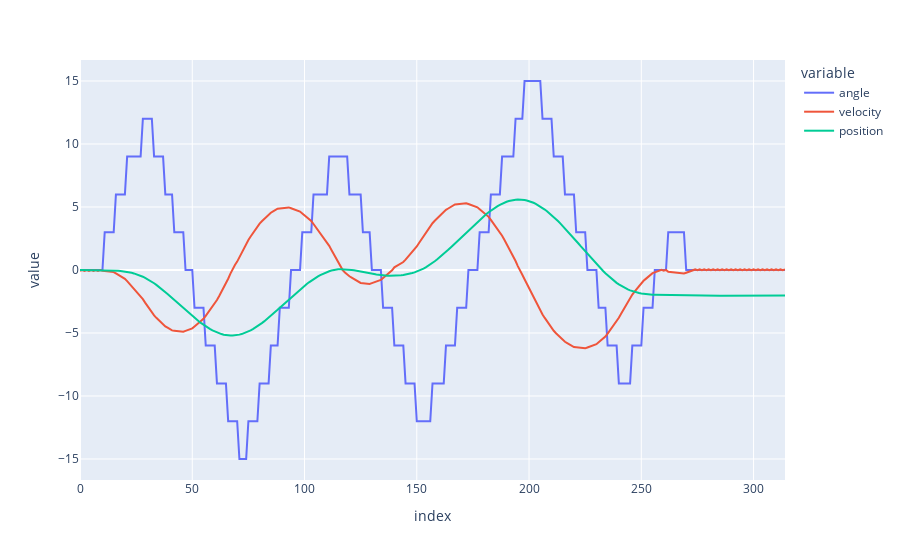

The cell this chart's notebook holds for it:
### Code cell
fig = px.line(df[:-10])
fig.show()

### Figure 1 — Plotly figure (JSON) as saved in the notebook; plotly's stock layout.template omitted (floating-point values rounded to 4 significant figures; data arrays with more than 128 entries replaced by an {"elided": "..."} marker saying what was removed)
{"data": [{"hovertemplate": "variable=angle<br>index=%{x}<br>value=%{y}<extra></extra>", "legendgroup": "angle", "line": {"color": "#636efa", "dash": "solid"}, "marker": {"symbol": "circle"}, "mode": "lines", "name": "angle", "orientation": "v", "showlegend": true, "x": {"elided": "315 int values"}, "xaxis": "x", "y": {"elided": "315 float values"}, "yaxis": "y", "type": "scatter"}, {"hovertemplate": "variable=velocity<br>index=%{x}<br>value=%{y}<extra></extra>", "legendgroup": "velocity", "line": {"color": "#EF553B", "dash": "solid"}, "marker": {"symbol": "circle"}, "mode": "lines", "name": "velocity", "orientation": "v", "showlegend": true, "x": {"elided": "315 int values"}, "xaxis": "x", "y": {"elided": "315 float values"}, "yaxis": "y", "type": "scatter"}, {"hovertemplate": "variable=position<br>index=%{x}<br>value=%{y}<extra></extra>", "legendgroup": "position", "line": {"color": "#00cc96", "dash": "solid"}, "marker": {"symbol": "circle"}, "mode": "lines", "name": "position", "orientation": "v", "showlegend": true, "x": {"elided": "315 int values"}, "xaxis": "x", "y": {"elided": "315 float values"}, "yaxis": "y", "type": "scatter"}], "layout": {"xaxis": {"anchor": "y", "domain": [0.0, 1.0], "title": {"text": "index"}}, "yaxis": {"anchor": "x", "domain": [0.0, 1.0], "title": {"text": "value"}}, "legend": {"title": {"text": "variable"}, "tracegroupgap": 0}, "margin": {"t": 60}}}
